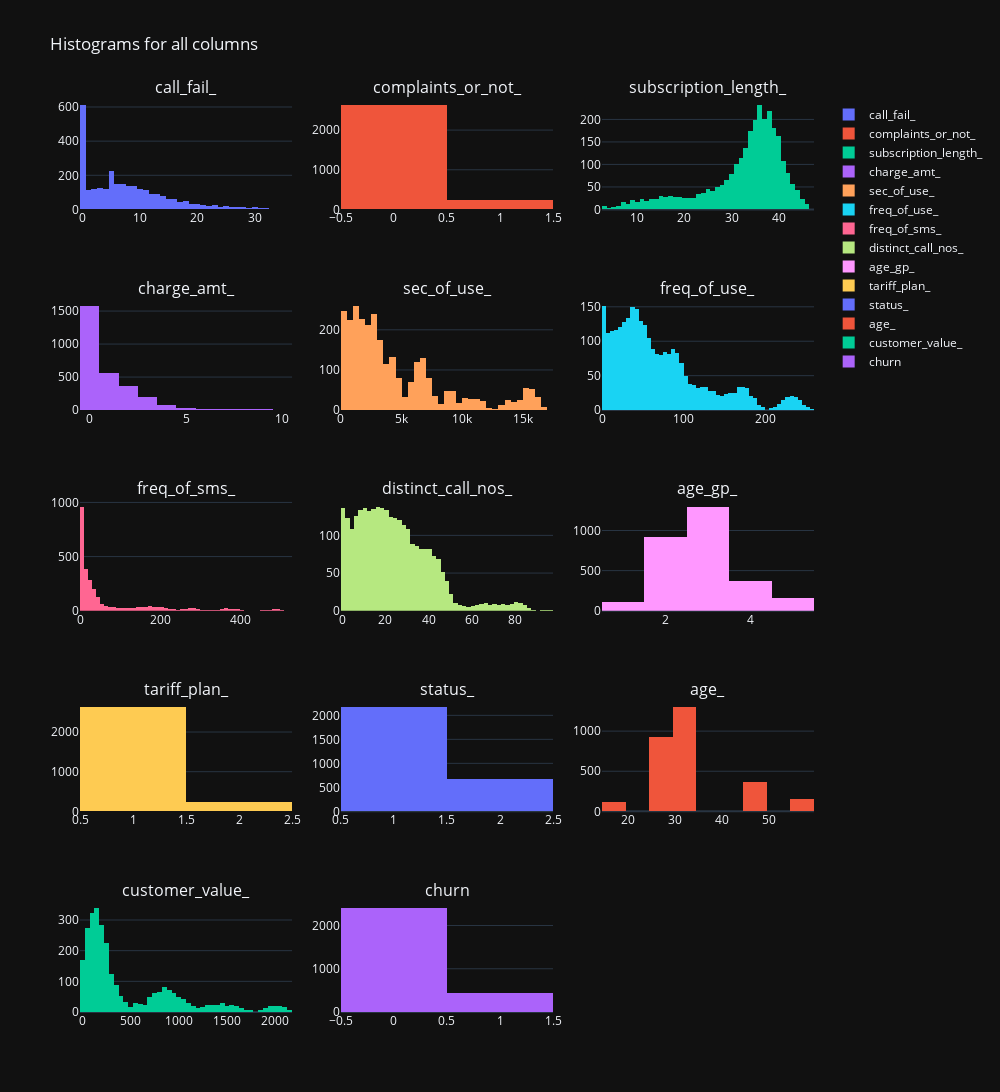

Source (notebook cell):
### Markdown cell above
### Univariate Analysis

### Code cell
# Frequency distribution of all the columns
# Determine the number of rows and columns for the subplots
num_columns = 3
num_rows = (len(churn_data.columns) + 1) // num_columns

# Create a subplot grid
fig = make_subplots(rows=num_rows, cols=num_columns, subplot_titles=churn_data.columns)

# Add a histogram for each column
for i, column in enumerate(churn_data.columns):
    row = i // num_columns + 1
    col = i % num_columns + 1
    fig.add_trace(go.Histogram(x=churn_data[column], name=column), row=row, col=col)

# Update layout
fig.update_layout(
    title_text='Histograms for all columns',
    height=500 * num_rows,
    width=1000,
    template="plotly_dark"
)

# Show the plot
fig.show()

### Figure 1 — Plotly figure (JSON) as saved in the notebook; plotly's stock layout.template omitted (floating-point values rounded to 4 significant figures; data arrays with more than 128 entries replaced by an {"elided": "..."} marker saying what was removed)
{"data": [{"name": "call_fail_", "type": "histogram", "x": {"elided": "2850 int values"}, "xaxis": "x", "yaxis": "y"}, {"name": "complaints_or_not_", "type": "histogram", "x": {"elided": "2850 int values"}, "xaxis": "x2", "yaxis": "y2"}, {"name": "subscription_length_", "type": "histogram", "x": {"elided": "2850 int values"}, "xaxis": "x3", "yaxis": "y3"}, {"name": "charge_amt_", "type": "histogram", "x": {"elided": "2850 int values"}, "xaxis": "x4", "yaxis": "y4"}, {"name": "sec_of_use_", "type": "histogram", "x": {"elided": "2850 int values"}, "xaxis": "x5", "yaxis": "y5"}, {"name": "freq_of_use_", "type": "histogram", "x": {"elided": "2850 int values"}, "xaxis": "x6", "yaxis": "y6"}, {"name": "freq_of_sms_", "type": "histogram", "x": {"elided": "2850 int values"}, "xaxis": "x7", "yaxis": "y7"}, {"name": "distinct_call_nos_", "type": "histogram", "x": {"elided": "2850 int values"}, "xaxis": "x8", "yaxis": "y8"}, {"name": "age_gp_", "type": "histogram", "x": {"elided": "2850 int values"}, "xaxis": "x9", "yaxis": "y9"}, {"name": "tariff_plan_", "type": "histogram", "x": {"elided": "2850 int values"}, "xaxis": "x10", "yaxis": "y10"}, {"name": "status_", "type": "histogram", "x": {"elided": "2850 int values"}, "xaxis": "x11", "yaxis": "y11"}, {"name": "age_", "type": "histogram", "x": {"elided": "2850 int values"}, "xaxis": "x12", "yaxis": "y12"}, {"name": "customer_value_", "type": "histogram", "x": {"elided": "2850 float values"}, "xaxis": "x13", "yaxis": "y13"}, {"name": "churn", "type": "histogram", "x": {"elided": "2850 int values"}, "xaxis": "x14", "yaxis": "y14"}], "layout": {"annotations": [{"font": {"size": 16}, "showarrow": false, "text": "call_fail_", "x": 0.1444, "xanchor": "center", "xref": "paper", "y": 1, "yanchor": "bottom", "yref": "paper"}, {"font": {"size": 16}, "showarrow": false, "text": "complaints_or_not_", "x": 0.5, "xanchor": "center", "xref": "paper", "y": 1, "yanchor": "bottom", "yref": "paper"}, {"font": {"size": 16}, "showarrow": false, "text": "subscription_length_", "x": 0.8556, "xanchor": "center", "xref": "paper", "y": 1, "yanchor": "bottom", "yref": "paper"}, {"font": {"size": 16}, "showarrow": false, "text": "charge_amt_", "x": 0.1444, "xanchor": "center", "xref": "paper", "y": 0.78, "yanchor": "bottom", "yref": "paper"}, {"font": {"size": 16}, "showarrow": false, "text": "sec_of_use_", "x": 0.5, "xanchor": "center", "xref": "paper", "y": 0.78, "yanchor": "bottom", "yref": "paper"}, {"font": {"size": 16}, "showarrow": false, "text": "freq_of_use_", "x": 0.8556, "xanchor": "center", "xref": "paper", "y": 0.78, "yanchor": "bottom", "yref": "paper"}, {"font": {"size": 16}, "showarrow": false, "text": "freq_of_sms_", "x": 0.1444, "xanchor": "center", "xref": "paper", "y": 0.56, "yanchor": "bottom", "yref": "paper"}, {"font": {"size": 16}, "showarrow": false, "text": "distinct_call_nos_", "x": 0.5, "xanchor": "center", "xref": "paper", "y": 0.56, "yanchor": "bottom", "yref": "paper"}, {"font": {"size": 16}, "showarrow": false, "text": "age_gp_", "x": 0.8556, "xanchor": "center", "xref": "paper", "y": 0.56, "yanchor": "bottom", "yref": "paper"}, {"font": {"size": 16}, "showarrow": false, "text": "tariff_plan_", "x": 0.1444, "xanchor": "center", "xref": "paper", "y": 0.34, "yanchor": "bottom", "yref": "paper"}, {"font": {"size": 16}, "showarrow": false, "text": "status_", "x": 0.5, "xanchor": "center", "xref": "paper", "y": 0.34, "yanchor": "bottom", "yref": "paper"}, {"font": {"size": 16}, "showarrow": false, "text": "age_", "x": 0.8556, "xanchor": "center", "xref": "paper", "y": 0.34, "yanchor": "bottom", "yref": "paper"}, {"font": {"size": 16}, "showarrow": false, "text": "customer_value_", "x": 0.1444, "xanchor": "center", "xref": "paper", "y": 0.12, "yanchor": "bottom", "yref": "paper"}, {"font": {"size": 16}, "showarrow": false, "text": "churn", "x": 0.5, "xanchor": "center", "xref": "paper", "y": 0.12, "yanchor": "bottom", "yref": "paper"}], "dragmode": "zoom", "height": 2500, "title": {"text": "Histograms for all columns"}, "width": 1000, "xaxis": {"anchor": "y", "autorange": false, "domain": [0, 0.2889], "range": [-0.5, 36.5], "type": "linear"}, "xaxis10": {"anchor": "y10", "autorange": false, "domain": [0, 0.2889], "range": [0.5, 2.5], "type": "linear"}, "xaxis11": {"anchor": "y11", "autorange": false, "domain": [0.3556, 0.6444], "range": [0.5, 2.5], "type": "linear"}, "xaxis12": {"anchor": "y12", "autorange": false, "domain": [0.7111, 1], "range": [14.5, 59.5], "type": "linear"}, "xaxis13": {"anchor": "y13", "autorange": false, "domain": [0, 0.2889], "range": [-25, 2175], "type": "linear"}, "xaxis14": {"anchor": "y14", "autorange": false, "domain": [0.3556, 0.6444], "range": [-0.5, 1.5], "type": "linear"}, "xaxis15": {"anchor": "y15", "domain": [0.7111, 1]}, "xaxis2": {"anchor": "y2", "autorange": false, "domain": [0.3556, 0.6444], "range": [-0.5, 1.5], "type": "linear"}, "xaxis3": {"anchor": "y3", "autorange": false, "domain": [0.7111, 1], "range": [2.5, 47.5], "type": "linear"}, "xaxis4": {"anchor": "y4", "autorange": false, "domain": [0, 0.2889], "range": [-0.5, 10.5], "type": "linear"}, "xaxis5": {"anchor": "y5", "autorange": false, "domain": [0.3556, 0.6444], "range": [-0.5, 17500.0], "type": "linear"}, "xaxis6": {"anchor": "y6", "autorange": false, "domain": [0.7111, 1], "range": [-0.5, 259.5], "type": "linear"}, "xaxis7": {"anchor": "y7", "autorange": false, "domain": [0, 0.2889], "range": [-0.5, 529.5], "type": "linear"}, "xaxis8": {"anchor": "y8", "autorange": false, "domain": [0.3556, 0.6444], "range": [-0.5, 97.5], "type": "linear"}, "xaxis9": {"anchor": "y9", "autorange": false, "domain": [0.7111, 1], "range": [0.5, 5.5], "type": "linear"}, "yaxis": {"anchor": "x", "autorange": false, "domain": [0.88, 1], "range": [1.336e-12, 641.1]}, "yaxis10": {"anchor": "x10", "autorange": false, "domain": [0.22, 0.34], "range": [9.095e-13, 2759.0]}, "yaxis11": {"anchor": "x11", "autorange": false, "domain": [0.22, 0.34], "range": [0, 2280]}, "yaxis12": {"anchor": "x12", "autorange": false, "domain": [0.22, 0.34], "range": [-1.307e-12, 1364.0]}, "yaxis13": {"anchor": "x13", "autorange": false, "domain": [0, 0.12], "range": [-3.695e-13, 356.8]}, "yaxis14": {"anchor": "x14", "autorange": false, "domain": [0, 0.12], "range": [-3.524e-12, 2531.0]}, "yaxis15": {"anchor": "x15", "domain": [0, 0.12]}, "yaxis2": {"anchor": "x2", "autorange": false, "domain": [0.88, 1], "range": [9.095e-13, 2758.0]}, "yaxis3": {"anchor": "x3", "autorange": false, "domain": [0.88, 1], "range": [-4.263e-14, 243.2]}, "yaxis4": {"anchor": "x4", "autorange": false, "domain": [0.66, 0.78], "range": [4.547e-13, 1658.0]}, "yaxis5": {"anchor": "x5", "autorange": false, "domain": [0.66, 0.78], "range": [2.842e-13, 272.6]}, "yaxis6": {"anchor": "x6", "autorange": false, "domain": [0.66, 0.78], "range": [-8.527e-14, 158.9]}, "yaxis7": {"anchor": "x7", "autorange": false, "domain": [0.44, 0.56], "range": [5.684e-14, 1011.0]}, "yaxis8": {"anchor": "x8", "autorange": false, "domain": [0.44, 0.56], "range": [3.695e-13, 145.3]}, "yaxis9": {"anchor": "x9", "autorange": false, "domain": [0.44, 0.56], "range": [-1.307e-12, 1364.0]}}}
